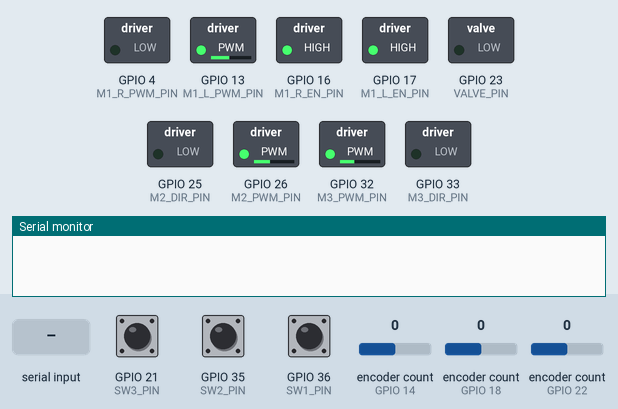
Bench run of a sketch on a simulated ESP32. Parts: switched loads named in the sketch (green lamp = pin HIGH), the last lines printed to the serial monitor. Inputs (shaded band) come from the test bench; at power-on: GPIO 21 (SW3_PIN) HIGH, GPIO 35 (SW2_PIN) HIGH, GPIO 36 (SW1_PIN) HIGH, encoder count (sensors on GPIO 14, GPIO 18, GPIO 22) 0.

Above: at 1.3 s.
1.4 s: GPIO 21 (SW3_PIN) pulled LOW for 0.15 s
At 1.9 s:
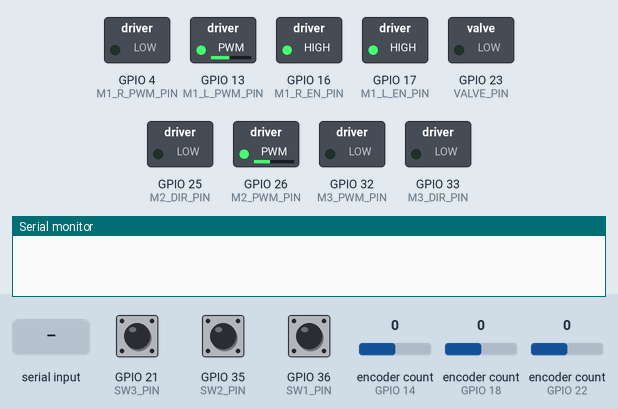
3.0 s: GPIO 35 (SW2_PIN) pulled LOW for 0.15 s
At 3.4 s:
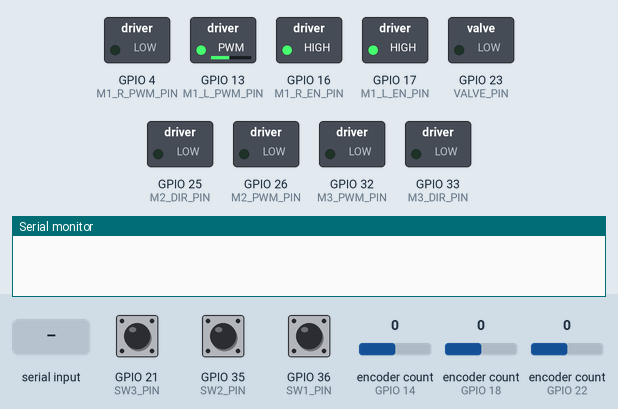
4.6 s: GPIO 36 (SW1_PIN) pulled LOW for 0.15 s
At 7.5 s:
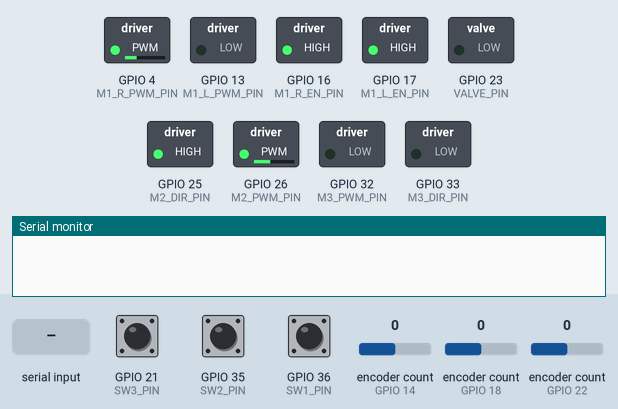
7.6 s: "30,150,10\n" received over Serial
At 9.41 s:
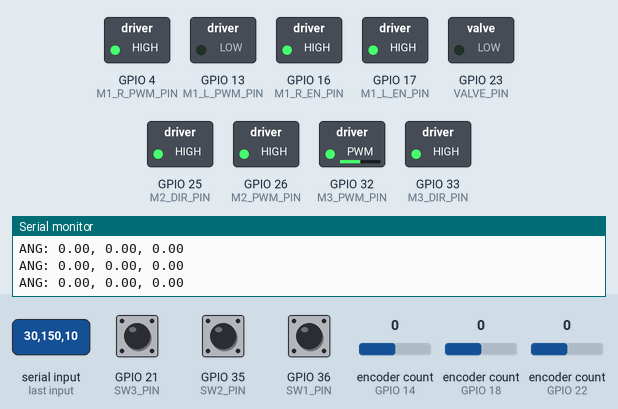
10.6 s: "H\n" received over Serial
12.2 s: encoder count (sensor on GPIO 14) set to 1
At 14.9 s:
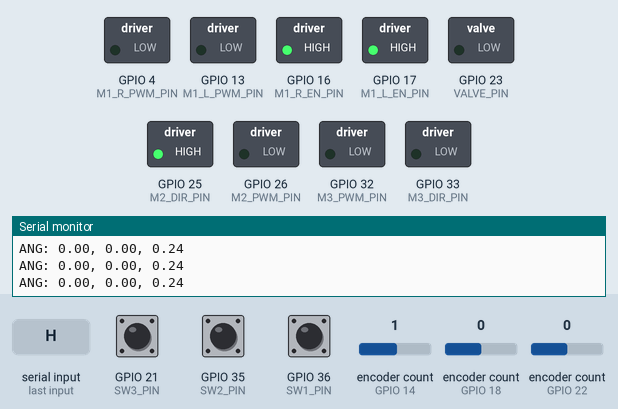
Timing chart, 0 to 16.1 s (numbered marks = the images above; inputs shaded):
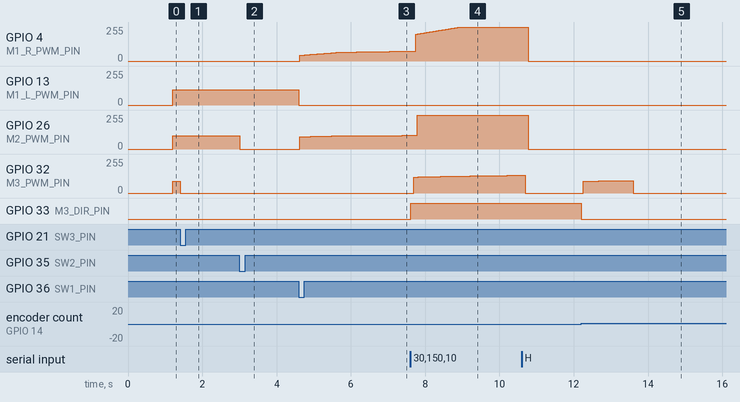

Measured:
- after the input at 1.4 s, GPIO 32 (M3_PWM_PIN): 90/255 → 0/255 at once
- after the input at 3.0 s, GPIO 26 (M2_PWM_PIN): 100/255 → 0/255 at once
- after the input at 4.6 s, GPIO 4 (M1_R_PWM_PIN): moves from 0/255 to 74/255 over 2.9 s, starting at once; GPIO 13 (M1_L_PWM_PIN): 115/255 → 0/255 at once; GPIO 25 (M2_DIR_PIN): LOW → HIGH at once; GPIO 26 (M2_PWM_PIN): moves from 0/255 to 102/255 over 2.7 s, starting at once
- after the input at 7.6 s, GPIO 26 (M2_PWM_PIN): 102/255 → 255/255 after 0.19 s; GPIO 32 (M3_PWM_PIN): moves from 0/255 to 133/255 over 2.7 s, starting after 0.10 s; GPIO 33 (M3_DIR_PIN): LOW → HIGH at once
- after the input at 12.2 s, GPIO 32 (M3_PWM_PIN): 0/255 → 90/255 after 0.06 s, → 91/255 0.41 s later, → 0/255 0.94 s later; GPIO 33 (M3_DIR_PIN): HIGH → LOW at once

The sketch:

LowLevelCode.ino
```cpp
#include <ESP32Encoder.h>
//HARDWARE PIN
const int M1_R_EN_PIN  = 16;
const int M1_L_EN_PIN  = 17;
const int M1_R_PWM_PIN = 4;
const int M1_L_PWM_PIN = 13;
const int M1_ENC_A     = 22; //external pullup resistor
const int M1_ENC_B     = 34; //external pullup resistor

const int M2_DIR_PIN = 25;
const int M2_PWM_PIN = 26;
const int M2_ENC_A   = 18;
const int M2_ENC_B   = 19;

const int M3_DIR_PIN = 33;
const int M3_PWM_PIN = 32;
const int M3_ENC_A   = 14; //27
const int M3_ENC_B   = 27; //14

const int SW1_PIN = 36; //vp pin in esp32 & use ext pullup
const int SW2_PIN = 35; //ext pullup
const int SW3_PIN = 21;

const int VALVE_PIN = 23;

const float M1_TICK_TO_DEG = 50.0 / 85859.0; //85859//77523
const float M2_TICK_TO_DEG = 50.0 / 955.0;  //971//955
const float M3_TICK_TO_DEG = 50.0 / 847.0;   //1053/

const int pwmFreq = 20000;
const int pwmResolution = 8;
const float dt = 0.002;
const float MAX_PWM_STEP = 3.0;
//MOTOR 1 TUNING
float Kp_1 = 4.5, Ki_1 = 1.5, Kd_1 = 1.0;
float deadband_1 = 0.2, intLimit_1 = 1000.0;
float maxPWM_1_DOWN = 255.0, minPWM_1_DOWN = 30.0;  //180,30
float maxPWM_1_UP = 255.0, minPWM_1_UP = 55.0;    //230,55
//MOTOR 2 TUNING
float Kp_2 = 4.0, Ki_2 = 0.5, Kd_2 = 1.0;
float deadband_2 = 0.2, intLimit_2 = 1000.0;
float maxPWM_2 = 255.0, minPWM_fwd_2 = 80.0, minPWM_rev_2 = 90.0; //200,80,90
//MOTOR 3 TUNING
float Kp_3 = 4.0, Ki_3 = 0.5, Kd_3 = 1.5;
float deadband_3 = 0.2, intLimit_3 = 1000.0;
float maxPWM_3 = 255.0, minPWM_fwd_3 = 80.0, minPWM_rev_3 = 90.0; //200,80,90

// ---- NEW: SAFE TRAVEL LIMITS (degrees) ----
// TODO: set these to your actual mechanical safe range for each joint.
// These are placeholders based on typical homing offset (3.0) plus margin -
// adjust to match your real delta arm geometry / working envelope.
const float M1_MIN_ANGLE = 0.0,  M1_MAX_ANGLE = 90.0;
const float M2_MIN_ANGLE = 0.0,  M2_MAX_ANGLE = 90.0;
const float M3_MIN_ANGLE = 0.0,  M3_MAX_ANGLE = 90.0;

// ---- NEW: SERIAL WATCHDOG ----
// Resets on every valid command AND on every completed move (DONE), so this
// now measures genuine idle/unresponsive time rather than move duration.
// Still needs to be long enough to cover the time between a command arriving
// and the move actually starting/being detected - a couple seconds of
// margin is safer than cutting it too close.
const unsigned long COMM_TIMEOUT_MS = 3000; // if no valid command AND no completed move in this window while enabled, force stop
volatile unsigned long lastCommandMillis = 0;

// ---- NEW: mutex to protect shared target/enable state across cores ----
portMUX_TYPE stateMux = portMUX_INITIALIZER_UNLOCKED;

volatile float targetM1 = 0, currentM1 = 0;
volatile float targetM2 = 0, currentM2 = 0;
volatile float targetM3 = 0, currentM3 = 0;

float current_out1 = 0, current_out2 = 0, current_out3 = 0;

volatile bool m1Enabled = false;
volatile bool m2Enabled = false;
volatile bool m3Enabled = false;
volatile bool is_done_sent = false;

const byte numChars = 64;
char receivedChars[numChars];
boolean newData = false;

ESP32Encoder encoder1;
ESP32Encoder encoder2;
ESP32Encoder encoder3;

TaskHandle_t TaskMaster;

void PID(void *pvParameters);
void performHoming();
void recvWithEndMarker();
void processCommand();
void stopAllMotors(); // NEW helper, used by normal stop + watchdog

void setup() {
  Serial.begin(115200);
  delay(500);

  pinMode(SW1_PIN, INPUT);
  pinMode(SW2_PIN, INPUT);
  pinMode(SW3_PIN, INPUT_PULLUP);

  pinMode(VALVE_PIN, OUTPUT);
  digitalWrite(VALVE_PIN, LOW);

  pinMode(M1_R_EN_PIN, OUTPUT);
  pinMode(M1_L_EN_PIN, OUTPUT);
  digitalWrite(M1_R_EN_PIN, HIGH);
  digitalWrite(M1_L_EN_PIN, HIGH);
  ledcAttach(M1_R_PWM_PIN, pwmFreq, pwmResolution);
  ledcAttach(M1_L_PWM_PIN, pwmFreq, pwmResolution);
  ledcWrite(M1_R_PWM_PIN, 0);
  ledcWrite(M1_L_PWM_PIN, 0);

  pinMode(M2_DIR_PIN, OUTPUT);
  ledcAttach(M2_PWM_PIN, pwmFreq, pwmResolution);
  ledcWrite(M2_PWM_PIN, 0);

  pinMode(M3_DIR_PIN, OUTPUT);
  ledcAttach(M3_PWM_PIN, pwmFreq, pwmResolution);
  ledcWrite(M3_PWM_PIN, 0);

  pinMode(M1_ENC_A, INPUT);
  pinMode(M1_ENC_B, INPUT);
  pinMode(M2_ENC_A, INPUT);
  pinMode(M2_ENC_B, INPUT);
  pinMode(M3_ENC_A, INPUT_PULLUP);
  pinMode(M3_ENC_B, INPUT_PULLUP);

  encoder1.attachFullQuad(M1_ENC_A, M1_ENC_B);
  encoder2.attachFullQuad(M2_ENC_A, M2_ENC_B);
  encoder3.attachFullQuad(M3_ENC_A, M3_ENC_B);

  delay(100);
  encoder1.clearCount(); encoder2.clearCount(); encoder3.clearCount();
  delay(10);
  encoder1.clearCount(); encoder2.clearCount(); encoder3.clearCount();

  xTaskCreatePinnedToCore(PID, "Master_PID", 8192, NULL, 1, &TaskMaster, 1);
  delay(100);

  performHoming();
  lastCommandMillis = millis(); // NEW: seed watchdog timer after boot/homing
  Serial.println("\nREADY");
}

void loop() {
  recvWithEndMarker();
  if (newData) {
    processCommand();
    newData = false;
  }

  // ---- NEW: serial watchdog ----
  // If we're actively enabled/moving but haven't heard a valid command AND
  // haven't completed a move (DONE) in COMM_TIMEOUT_MS, assume the host
  // (PC / vision system) died or the link dropped, and force a stop rather
  // than holding/driving forever.
  portENTER_CRITICAL(&stateMux);
  unsigned long lastCmdSnapshot = lastCommandMillis;
  portEXIT_CRITICAL(&stateMux);
  if ((m1Enabled || m2Enabled || m3Enabled) &&
      (millis() - lastCmdSnapshot > COMM_TIMEOUT_MS)) {
    stopAllMotors();
  }

  static unsigned long lastPrint = 0;
  if (millis() - lastPrint >= 200) {
    Serial.printf("ANG: %.2f, %.2f, %.2f\n", currentM1, currentM2, currentM3);
    lastPrint = millis();
  }

  //static unsigned long lastPrint = 0;
  //if (millis() - lastPrint >= 200) {
  //  Serial.printf("TICKS: %d, %d, %d\n", (int)encoder1.getCount(), (int)encoder2.getCount(), (int)encoder3.getCount());
   // lastPrint = millis();
  //}
}

void recvWithEndMarker() {
  static byte ndx = 0;
  char endMarker = '\n';
  char rc;

  while (Serial.available() > 0 && newData == false) {
    rc = Serial.read();
    if (rc != endMarker) {
      receivedChars[ndx] = rc;
      ndx++;
      if (ndx >= numChars) ndx = numChars - 1;
    } else {
      receivedChars[ndx] = '\0';
      ndx = 0;
      newData = true;
    }
  }
}

// ---- NEW: shared stop routine (used by "S" command and watchdog) ----
void stopAllMotors() {
  portENTER_CRITICAL(&stateMux);
  m1Enabled = false; m2Enabled = false; m3Enabled = false;
  portEXIT_CRITICAL(&stateMux);
  current_out1 = 0; current_out2 = 0; current_out3 = 0;
  digitalWrite(VALVE_PIN, LOW);
}

void processCommand() {
  String input = String(receivedChars);
  input.trim();
  input.toUpperCase();

  // NEW: any recognized command (including S) counts as proof-of-life for the watchdog
  portENTER_CRITICAL(&stateMux);
  lastCommandMillis = millis();
  portEXIT_CRITICAL(&stateMux);

  if (input == "S") {
    stopAllMotors();
  }
  else if (input == "HOME") {
    performHoming();
  }
  else if (input == "H") {
    portENTER_CRITICAL(&stateMux);
    targetM1 = currentM1; targetM2 = currentM2; targetM3 = currentM3;
    m1Enabled = true; m2Enabled = true; m3Enabled = true;
    portEXIT_CRITICAL(&stateMux);
  }
  else if (input == "V0") {
    digitalWrite(VALVE_PIN, HIGH);
  }
  else if (input == "V1") {
    digitalWrite(VALVE_PIN, LOW);
  }
  else {
    int firstComma = input.indexOf(',');
    int secondComma = input.indexOf(',', firstComma + 1);

    if (firstComma != -1 && secondComma != -1) {
      float in1 = input.substring(0, firstComma).toFloat();
      float in2 = input.substring(firstComma + 1, secondComma).toFloat();
      float in3 = input.substring(secondComma + 1).toFloat();

      // ---- NEW: clamp incoming targets to safe mechanical range ----
      // Protects against corrupted serial data or a vision-side bug sending
      // an out-of-range target that would otherwise drive toward a limit
      // switch (or past it) at full authority.
      in1 = constrain(in1, M1_MIN_ANGLE, M1_MAX_ANGLE);
      in2 = constrain(in2, M2_MIN_ANGLE, M2_MAX_ANGLE);
      in3 = constrain(in3, M3_MIN_ANGLE, M3_MAX_ANGLE);

      portENTER_CRITICAL(&stateMux);
      targetM1 = in1;
      targetM2 = in2;
      targetM3 = in3;
      m1Enabled = true; m2Enabled = true; m3Enabled = true;
      portEXIT_CRITICAL(&stateMux);
    }
  }
}

void performHoming() {
  if (TaskMaster != NULL) vTaskSuspend(TaskMaster);
  digitalWrite(VALVE_PIN, LOW);

  ledcWrite(M1_R_PWM_PIN, 0); ledcWrite(M1_L_PWM_PIN, 0);
  ledcWrite(M2_PWM_PIN, 0);
  ledcWrite(M3_PWM_PIN, 0);
  current_out1 = 0; current_out2 = 0; current_out3 = 0;
  delay(500);

  bool m1Homed = false, m2Homed = false, m3Homed = false;
  //homing speed
  int homingPWM_1 = 115, homingPWM_2 = 100, homingPWM_3 = 90;

  while (!m1Homed || !m2Homed || !m3Homed) {
    if (!m1Homed) {
      if (digitalRead(SW1_PIN) == LOW) { ledcWrite(M1_L_PWM_PIN, 0); ledcWrite(M1_R_PWM_PIN, 0); m1Homed = true; }
      else { ledcWrite(M1_R_PWM_PIN, 0); ledcWrite(M1_L_PWM_PIN, homingPWM_1); }
    }
    if (!m2Homed) {
      if (digitalRead(SW2_PIN) == LOW) { ledcWrite(M2_PWM_PIN, 0); m2Homed = true; }
      else { digitalWrite(M2_DIR_PIN, LOW); ledcWrite(M2_PWM_PIN, homingPWM_2); }
    }
    if (!m3Homed) {
      if (digitalRead(SW3_PIN) == LOW) { ledcWrite(M3_PWM_PIN, 0); m3Homed = true; }
      else { digitalWrite(M3_DIR_PIN, LOW); ledcWrite(M3_PWM_PIN, homingPWM_3); }
    }
    delay(10);
  }

  encoder1.clearCount(); encoder2.clearCount(); encoder3.clearCount();
  currentM1 = 0; currentM2 = 0; currentM3 = 0;

  portENTER_CRITICAL(&stateMux);
  targetM1 = 3.0; targetM2 = 3.0; targetM3 = 0.0;
  m1Enabled = true; m2Enabled = true; m3Enabled = true;
  portEXIT_CRITICAL(&stateMux);

  if (TaskMaster != NULL) vTaskResume(TaskMaster);

  // ---- CHANGED: wait for the offset move to actually finish, with a timeout,
  // instead of blindly delaying 1500ms regardless of whether it got there. ----
  const unsigned long HOMING_MOVE_TIMEOUT_MS = 3000;
  unsigned long moveStart = millis();
  while (millis() - moveStart < HOMING_MOVE_TIMEOUT_MS) {
    float e1 = fabs(targetM1 - currentM1);
    float e2 = fabs(targetM2 - currentM2);
    float e3 = fabs(targetM3 - currentM3);
    if (e1 <= deadband_1 && e2 <= deadband_2 && e3 <= deadband_3) break;
    delay(10);
  }
  // if the timeout is hit without reaching target, we still proceed below -
  // this just avoids either cutting off an in-progress move too early or
  // silently continuing well past when the move actually finished.

  if (TaskMaster != NULL) vTaskSuspend(TaskMaster);
  encoder1.clearCount(); encoder2.clearCount(); encoder3.clearCount();
  portENTER_CRITICAL(&stateMux);
  targetM1 = 0; targetM2 = 0; targetM3 = 0;
  portEXIT_CRITICAL(&stateMux);
  currentM1 = 0; currentM2 = 0; currentM3 = 0;
  current_out1 = 0; current_out2 = 0; current_out3 = 0;
  if (TaskMaster != NULL) vTaskResume(TaskMaster);
}

void PID(void *pvParameters) {
  TickType_t xLastWakeTime = xTaskGetTickCount();
  float intSum1 = 0, prev1 = 0;
  float intSum2 = 0, prev2 = 0;
  float intSum3 = 0, prev3 = 0;

  while (true) {
    bool limit1 = (digitalRead(SW1_PIN) == LOW);
    bool limit2 = (digitalRead(SW2_PIN) == LOW);
    bool limit3 = (digitalRead(SW3_PIN) == LOW);

    if (limit1) encoder1.clearCount();
    if (limit2) encoder2.clearCount();
    if (limit3) encoder3.clearCount();

    currentM1 = encoder1.getCount() * M1_TICK_TO_DEG;
    currentM2 = encoder2.getCount() * M2_TICK_TO_DEG;
    currentM3 = encoder3.getCount() * M3_TICK_TO_DEG;

    // NEW: snapshot shared target/enable state once per cycle under the mutex,
    // so the rest of the loop works off a consistent set of values even if
    // core 0 writes them mid-cycle.
    float t1, t2, t3;
    bool en1, en2, en3;
    portENTER_CRITICAL(&stateMux);
    t1 = targetM1; t2 = targetM2; t3 = targetM3;
    en1 = m1Enabled; en2 = m2Enabled; en3 = m3Enabled;
    portEXIT_CRITICAL(&stateMux);

    if (!en1 && !en2 && !en3) {
      ledcWrite(M1_R_PWM_PIN, 0); ledcWrite(M1_L_PWM_PIN, 0);
      ledcWrite(M2_PWM_PIN, 0); ledcWrite(M3_PWM_PIN, 0);
      intSum1 = 0; intSum2 = 0; intSum3 = 0;
      prev1 = currentM1; prev2 = currentM2; prev3 = currentM3;
      portENTER_CRITICAL(&stateMux);
      targetM1 = currentM1; targetM2 = currentM2; targetM3 = currentM3;
      portEXIT_CRITICAL(&stateMux);
      current_out1 = 0; current_out2 = 0; current_out3 = 0;
    }
    else {
      //// MATH FOR MOTOR 1
      float err1 = t1 - currentM1;
      float out1 = 0;
      if (abs(err1) <= deadband_1) {
        err1 = 0; intSum1 = 0;
      } else {
        intSum1 = constrain(intSum1 + (err1 * dt), -intLimit_1, intLimit_1);
        out1 = (Kp_1 * err1) + (Ki_1 * intSum1) - (Kd_1 * (currentM1 - prev1) / dt);
        if (out1 > 0) out1 += minPWM_1_DOWN;
        else if (out1 < 0) out1 -= minPWM_1_UP;
      }
      prev1 = currentM1;
      if (limit1 && out1 < 0) { out1 = 0; intSum1 = 0; }
      if (!en1) { out1 = 0; intSum1 = 0; }
      if (out1 > 0) out1 = constrain(out1, 0, maxPWM_1_DOWN);
      else out1 = constrain(out1, -maxPWM_1_UP, 0);
      //// MATH FOR MOTOR 2
      float err2 = t2 - currentM2;
      float out2 = 0;
      if (abs(err2) <= deadband_2) {
        err2 = 0; intSum2 = 0;
      } else {
        intSum2 = constrain(intSum2 + (err2 * dt), -intLimit_2, intLimit_2);
        out2 = (Kp_2 * err2) + (Ki_2 * intSum2) - (Kd_2 * (currentM2 - prev2) / dt);
        if (out2 > 0) out2 += minPWM_fwd_2;
        else if (out2 < 0) out2 -= minPWM_rev_2;
      }
      prev2 = currentM2;
      if (limit2 && out2 < 0) { out2 = 0; intSum2 = 0; }
      if (!en2) { out2 = 0; intSum2 = 0; }
      out2 = constrain(out2, -maxPWM_2, maxPWM_2);
      //// MATH FOR MOTOR 3
      float err3 = t3 - currentM3;
      float out3 = 0;
      if (abs(err3) <= deadband_3) {
        err3 = 0; intSum3 = 0;
      } else {
        intSum3 = constrain(intSum3 + (err3 * dt), -intLimit_3, intLimit_3);
        out3 = (Kp_3 * err3) + (Ki_3 * intSum3) - (Kd_3 * (currentM3 - prev3) / dt);
        if (out3 > 0) out3 += minPWM_fwd_3;
        else if (out3 < 0) out3 -= minPWM_rev_3;
      }
      prev3 = currentM3;
      if (limit3 && out3 < 0) { out3 = 0; intSum3 = 0; }
      if (!en3) { out3 = 0; intSum3 = 0; }
      out3 = constrain(out3, -maxPWM_3, maxPWM_3);

      if (out1 > current_out1 + MAX_PWM_STEP) current_out1 += MAX_PWM_STEP;
      else if (out1 < current_out1 - MAX_PWM_STEP) current_out1 -= MAX_PWM_STEP;
      else current_out1 = out1;

      if (out2 > current_out2 + MAX_PWM_STEP) current_out2 += MAX_PWM_STEP;
      else if (out2 < current_out2 - MAX_PWM_STEP) current_out2 -= MAX_PWM_STEP;
      else current_out2 = out2;

      if (out3 > current_out3 + MAX_PWM_STEP) current_out3 += MAX_PWM_STEP;
      else if (out3 < current_out3 - MAX_PWM_STEP) current_out3 -= MAX_PWM_STEP;
      else current_out3 = out3;

      // FIRE MOTORS
      if (current_out1 > 0) { ledcWrite(M1_L_PWM_PIN, 0); ledcWrite(M1_R_PWM_PIN, abs((int)current_out1)); }
      else if (current_out1 < 0) { ledcWrite(M1_R_PWM_PIN, 0); ledcWrite(M1_L_PWM_PIN, abs((int)current_out1)); }
      else { ledcWrite(M1_R_PWM_PIN, 0); ledcWrite(M1_L_PWM_PIN, 0); }

      if (current_out2 > 0) { digitalWrite(M2_DIR_PIN, HIGH); ledcWrite(M2_PWM_PIN, abs((int)current_out2)); }
      else if (current_out2 < 0) { digitalWrite(M2_DIR_PIN, LOW); ledcWrite(M2_PWM_PIN, abs((int)current_out2)); }
      else { ledcWrite(M2_PWM_PIN, 0); }

      if (current_out3 > 0) { digitalWrite(M3_DIR_PIN, HIGH); ledcWrite(M3_PWM_PIN, abs((int)current_out3)); }
      else if (current_out3 < 0) { digitalWrite(M3_DIR_PIN, LOW); ledcWrite(M3_PWM_PIN, abs((int)current_out3)); }
      else { ledcWrite(M3_PWM_PIN, 0); }

      // HANDSHAKING
      if (en1 && en2 && en3) {
        if (abs(err1) <= deadband_1 && abs(err2) <= deadband_2 && abs(err3) <= deadband_3) {
          if (!is_done_sent) {
            Serial.println("DONE");
            is_done_sent = true;
            // NEW: a completed move counts as proof-of-life too, same as
            // receiving a fresh command. This means the watchdog timeout
            // now only measures genuine idle/unresponsive time (host truly
            // gone) rather than "time since last command," so it can stay
            // tight without risking a false trigger on a long single move.
            portENTER_CRITICAL(&stateMux);
            lastCommandMillis = millis();
            portEXIT_CRITICAL(&stateMux);
          }
        } else {
          is_done_sent = false;
        }
      }
    }
    vTaskDelayUntil(&xLastWakeTime, pdMS_TO_TICKS(2));
  }
}
```
